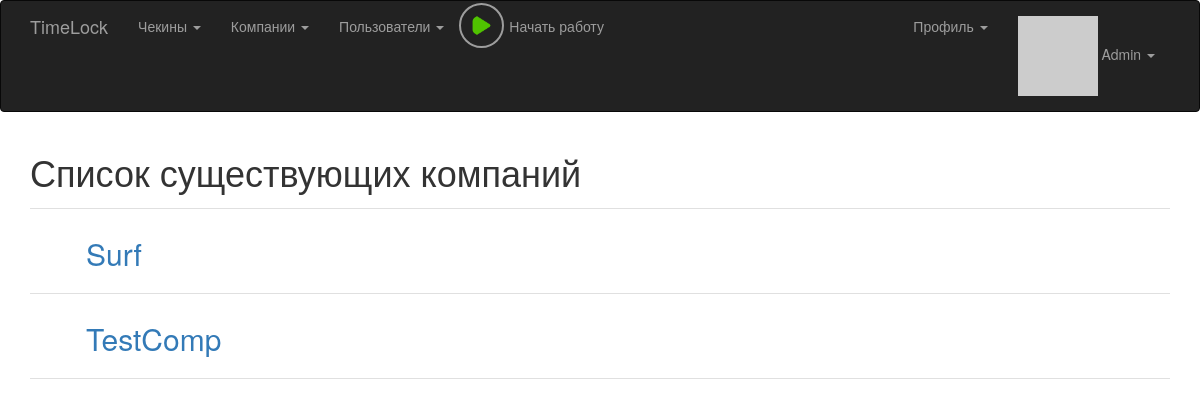
The app's page /companies (signed in) with its own data.
### app/model.py (models this page shows, shortened)
class User(UserMixin, db.Model):
    __tablename__ = 'users'
    id = db.Column(db.Integer, primary_key = True)
    email = db.Column(db.String(64), unique = True, index = True)
    username = db.Column(db.String(64), unique = True, index = True)
    password_hash = db.Column(db.String(128))
    confirmed = db.Column(db.Boolean, default = False)
    nfc_label = db.Column(db.String(64), unique = True, index = True)
    first_name = db.Column(db.String(64))
    middle_name = db.Column(db.String(64))
    last_name = db.Column(db.String(64))
    member_since = db.Column(db.DateTime(), default = datetime.utcnow)
    last_seen = db.Column(db.DateTime(), default = datetime.utcnow)
    avatar_hash = db.Column(db.String(32))
    rate = db.Column(db.Integer, default = 40)
    role_id = db.Column(db.Integer, db.ForeignKey('roles.id'))
    company_id = db.Column(db.Integer, db.ForeignKey('companies.id'))
    checkins = db.relationship('Checkin', backref = 'user', lazy = 'dynamic')
    timeCaches = db.relationship('TimeCache', backref = 'user', lazy = 'dynamic')
    posts = db.relationship('Post', backref = 'author', lazy = 'dynamic')
    notes = db.relationship('Note', backref = 'author', lazy = 'dynamic')
    @property
    def password(self):
        raise AttributeError('password is not a readable attribute')
    def can(self, permissions):
        return self.role is not None and (self.role.permissions & permissions) == permissions
    def is_administrator(self):
        return self.can(Permission.ADMINISTER)
    def ping(self):
        self.last_seen = datetime.utcnow()
        db.session.add(self)
    def gravatar(self, size = 100, default = 'retro', rating ='g'):
        if request.is_secure:
            url = 'https://secure.gravatar.com/avatar'
        else:
            url = 'http://www.gravatar.com/avatar'
        hash = self.avatar_hash or hashlib.md5(self.email.encode('utf-8')).hexdigest()
        return '{url}/{hash}?s={size}&d={default}&r={rating}'.format(url = url, hash = hash, size = size, default = default, rating = rating)

class Company(db.Model):
    __tablename__ = 'companies'
    id = db.Column(db.Integer, primary_key = True)
    company_name = db.Column(db.String(64), unique = True, index = True)
    users = db.relationship('User', backref = 'company', lazy = 'dynamic')

### app/main/views.py (the view)
@main.route('/companies', methods = ['GET'])
@admin_required
def companies():
	companies = Company.query.order_by(Company.company_name).all()
	return render_template('companies.html', companies = companies)

### app/auth/views.py (called while the page is built)
@auth.before_app_request
def before_request():
    if current_user.is_authenticated:
        current_user.ping()

### app/checkin/__init__.py (called while the page is built)
@checkin.app_context_processor
def inject_permissions():
    return dict(Permission = Permission)

### app/main/__init__.py (called while the page is built)
@main.app_context_processor
def inject_permissions():
    return dict(Permission = Permission)

### app/model.py (called while the page is built)
@login_manager.user_loader
def load_user(user_id):
    return User.query.get(int(user_id))

### app/timelock_utils.py (called while the page is built)
def render_template(tmpl_name, **kwargs):
	checkin = get_last_checkin_in_current_day()
	current_work_time = None
	if checkin is not None:
		hours = checkin.time.hour
		minutes = checkin.time.minute
		current_work_time = hours * 60 + minutes
	return flask.render_template(tmpl_name, current_work_time = current_work_time, **kwargs)

def get_last_checkin_in_current_day():
	today = datetime.now().date()
	tomorrow = today + timedelta(days = 1)
	if not current_user.is_authenticated:
		return None
	query = Checkin.query.filter_by(user_id = current_user.id).filter(Checkin.time.between(today, tomorrow)).order_by(desc(Checkin.time))
	checkin = query.first()
	if query.count() % 2 == 1:
		return checkin
	else:
		return None

### app/templates/companies.html (shortened to what this page needs)
{% extends "base.html" %}
{% import "bootstrap/wtf.html" as wtf %}
{% block page_content %}
	<h1>Список существующих компаний</h1>
	<ul class = "posts">
    {% for company in companies %}
    <li class = "post">
	    <div class="post-content">
	    	<div class="post-body"><h2><a href="{{ url_for('main.company', company_name = company.company_name) }}">{{ company.company_name }}</a></h2></div>
    	</div>
    </li>
    {% endfor %}
</ul>
{% endblock %}

### app/templates/base.html (shortened to what this page needs)
{% extends "bootstrap/base.html" %}
{% block head %}
{{ super() }}
<link rel="stylesheet" type="text/css" href="{{ url_for('static', filename='styles.css') }}">
<link rel="stylesheet" type="text/css" href="{{ url_for('static', filename='styles_checkin.css') }}">
<link rel="stylesheet" type="text/css" href="{{ url_for('static', filename='styles_play_button.css') }}">
{% endblock %}
{% block navbar %}
<div class="navbar navbar-inverse" role="navigation">
	<div class="container">
		<div class="navbar-header">
			<a class="navbar-brand" href="/">TimeLock</a>
		</div>
		<div class="navbar-collapse collapse">
			<ul class="nav navbar-nav">
				{% if current_user.is_authenticated %}
	    			<li class="dropdown">
	                    <a href="#" class="dropdown-toggle" data-toggle="dropdown">Чекины <b class="caret"></b>
	                    </a>
                	</li>
                	{% if current_user.is_administrator() %}
	                	<li class="dropdown">
		                    <a href="#" class="dropdown-toggle" data-toggle="dropdown">Компании <b class="caret"></b>
		                    </a>
	                	</li>
	                	<li class="dropdown">
		                    <a href="#" class="dropdown-toggle" data-toggle="dropdown">Пользователи <b class="caret"></b>
		                    </a>
	                	</li>
               		{% endif %}
               		<li>
               			<div class="button-play">
							<a href="{{ url_for('checkin.checkin_with_current_time') }}">
								{% if current_work_time %}
									<img src="{{ url_for('static', filename='square.png') }}"> <div class="play-button-description" id="current_work_display"></div>
								{% else %}
									<img src="{{ url_for('static', filename='play.png') }}"> <div class="play-button-description">Начать работу</div>
								{% endif %}
							</a>
						</div>
               		</li>
	    	    {% endif %}
			</ul>
			<ul class="nav navbar-nav navbar-right">
				{% if current_user.is_authenticated %}
					<li><a href="/"> </a></li>
					<li class="dropdown">
	                    <a href="#" class="dropdown-toggle" data-toggle="dropdown">Профиль <b class="caret"></b>
	                    </a>
                	</li>
	    			<li class="dropdown">
	                    <a href="#" class="dropdown-toggle" data-toggle="dropdown">
	                    	<img src="{{ current_user.gravatar(size=18) }}">
	                    	{{ current_user.username }} <b class="caret"></b>
	                    </a>
                	</li>
	    		{% else %}
	    			<li><a href="{{ url_for('auth.login') }}">Login</a></li>
	    		{% endif %}
			</ul>
		</div>
	</div>
</div>
{% endblock %}
{% block content %}
<div class="container">
	{% block page_content %}{% endblock %}
</div>
{% endblock %}

### app/static/styles.css (style rules this page uses)
ul.posts { list-style-type: none; padding: 0px; margin: 16px 0px 0px 0px; border-top: 1px solid #e0e0e0; }
ul.posts li.post { padding: 8px; border-bottom: 1px solid #e0e0e0; }
div.post-content { margin-left: 48px; min-height: 48px; }

### app/static/styles_play_button.css (style rules this page uses)
div.button-play { position: absolute; top: 2px; height: 45px; }
.button-play a { color: #9d9d9d; text-decoration: none; }
.button-play a img { width: 45px; height: 45px; padding: 10px 10px; background-color: transparent; border-radius: 100%; border: 2px solid #9d9d9d; }
div.play-button-description { position: relative; width: 100px; top: -32px; left: 50px; }

### records on screen
User: username "Admin"
Company: company_name "Surf"
Company: company_name "TestComp"
